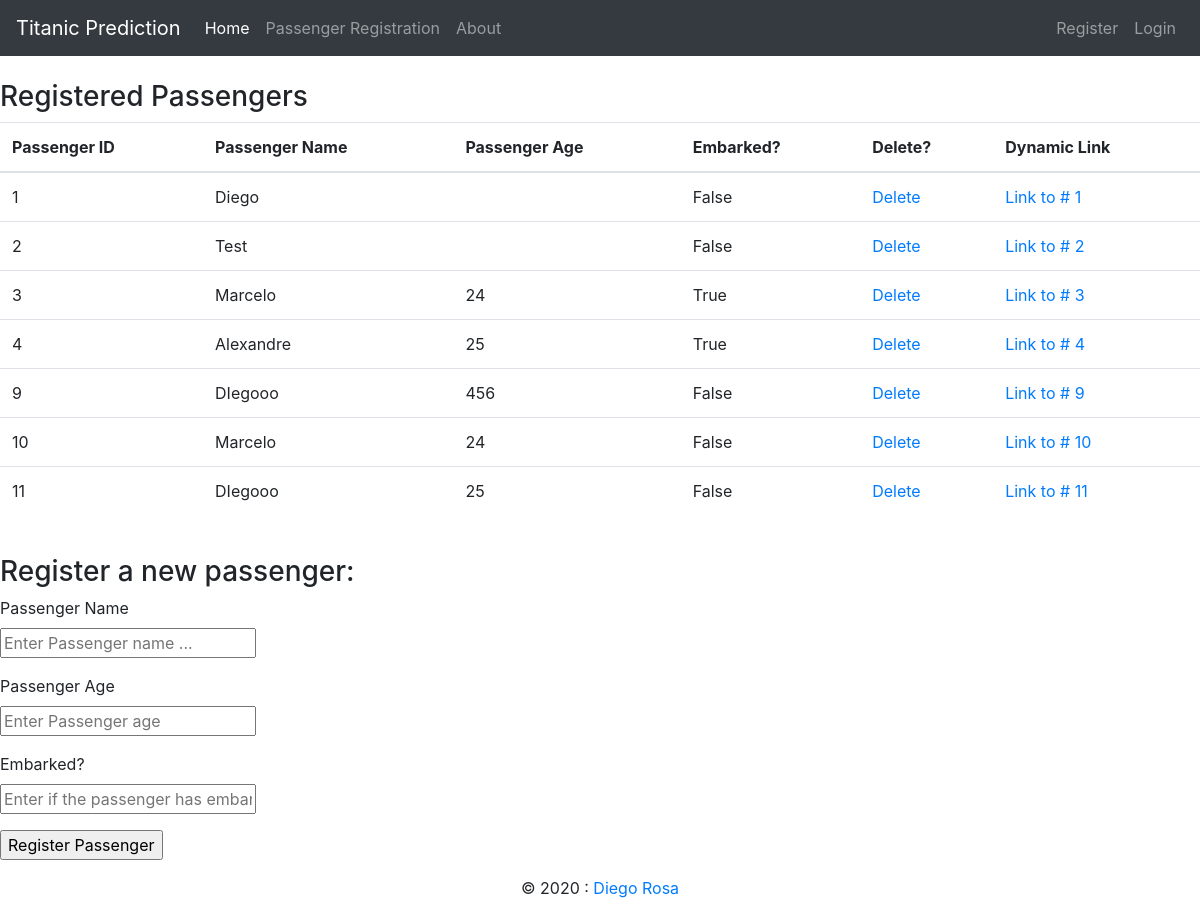
Before: /passengers/ with the older database file.
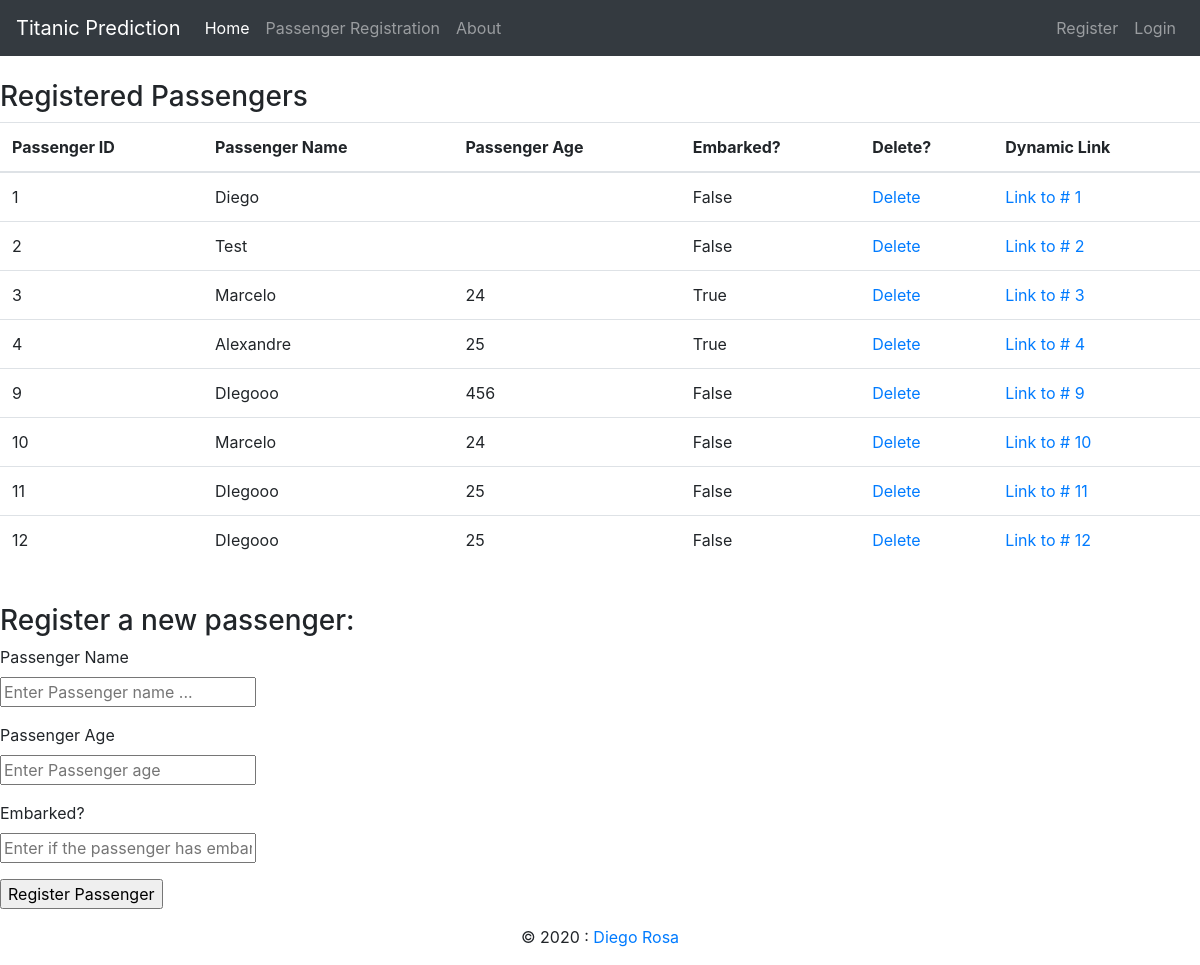
After: the same page with the newer database file.
### passengerManagement/models.py (models this page shows, shortened)
class PassengerDB(models.Model):
    passenger_name = models.CharField(max_length=30)
    passenger_age = models.CharField(max_length=30)
    completed = models.BooleanField(default=False)
    time_date = models.DateTimeField(default=timezone.now)

### passengerManagement/views.py (the view)
# urls.py: path('', views.home, name='pM_home'),
def home(request):
    if request.method == 'POST':
        form = PassengerForm(request.POST or None)
        if form.is_valid():
            form.save()
            all_items = PassengerDB.objects.all()
            messages.success(request, ('New passenger added'))
            return render(request, 'index_pM.html', {'all_items':all_items})
    else:
        all_items = PassengerDB.objects.all()
        return render(request, 'index_pM.html', {'all_items':all_items})

### passengerManagement/templates/index_pM.html (shortened to what this page needs)
{% extends 'base.html' %}
{% block body %}
    <br><h3> Registered Passengers </h3>
    <table class="table table-hover">
        <thead>
            <tr>
                <th>Passenger ID</th>
                <th>Passenger Name</th>
                <th>Passenger Age</th>
                <th>Embarked?</th>
                <th>Delete?</th>
                <th>Dynamic Link</th>
            </tr>
         </thead>
        <tbody>
            {% for passenger in all_items %}
            <tr>
                <td>{{passenger.id}}</td>
                <td>{{passenger.passenger_name}}</td>
                <td>{{passenger.passenger_age}}</td>
                <td>{{passenger.completed}}</td>
                <td><a href="{% url 'delete' passenger.id %}">Delete</a></td>
                <td><a href="{% url 'posts' passenger.id %}">Link to # {{passenger.id}}</a></td>
            </tr>
            {% endfor %}
         </tbody>
    </table>
    <br><h3> Register a new passenger: </h3>
    <form action="{% url 'pM_home' %}" method="post">
            <div class="form-group">
                <label for="passenger_name">Passenger Name</label><br>
                <input type="text" name="passenger_name" placeholder="Enter Passenger name ..."><br>
            </div>
            <div class="form-group">
                <label for="passenger_age">Passenger Age</label><br>
                <input type="text" name="passenger_age" placeholder="Enter Passenger age"><br>
            </div>
            <div class="form-group">
                <label for="concluded">Embarked?</label><br>
                <input type="text" name="concluded" placeholder="Enter if the passenger has embarked or not"><br>
            </div>
            <input type="submit" value="Register Passenger">
    </form>
    {% endblock %}

Changed rows visible on the page:
added PassengerDB: id "12", passenger_name "DIegooo", passenger_age "25", completed "False"
